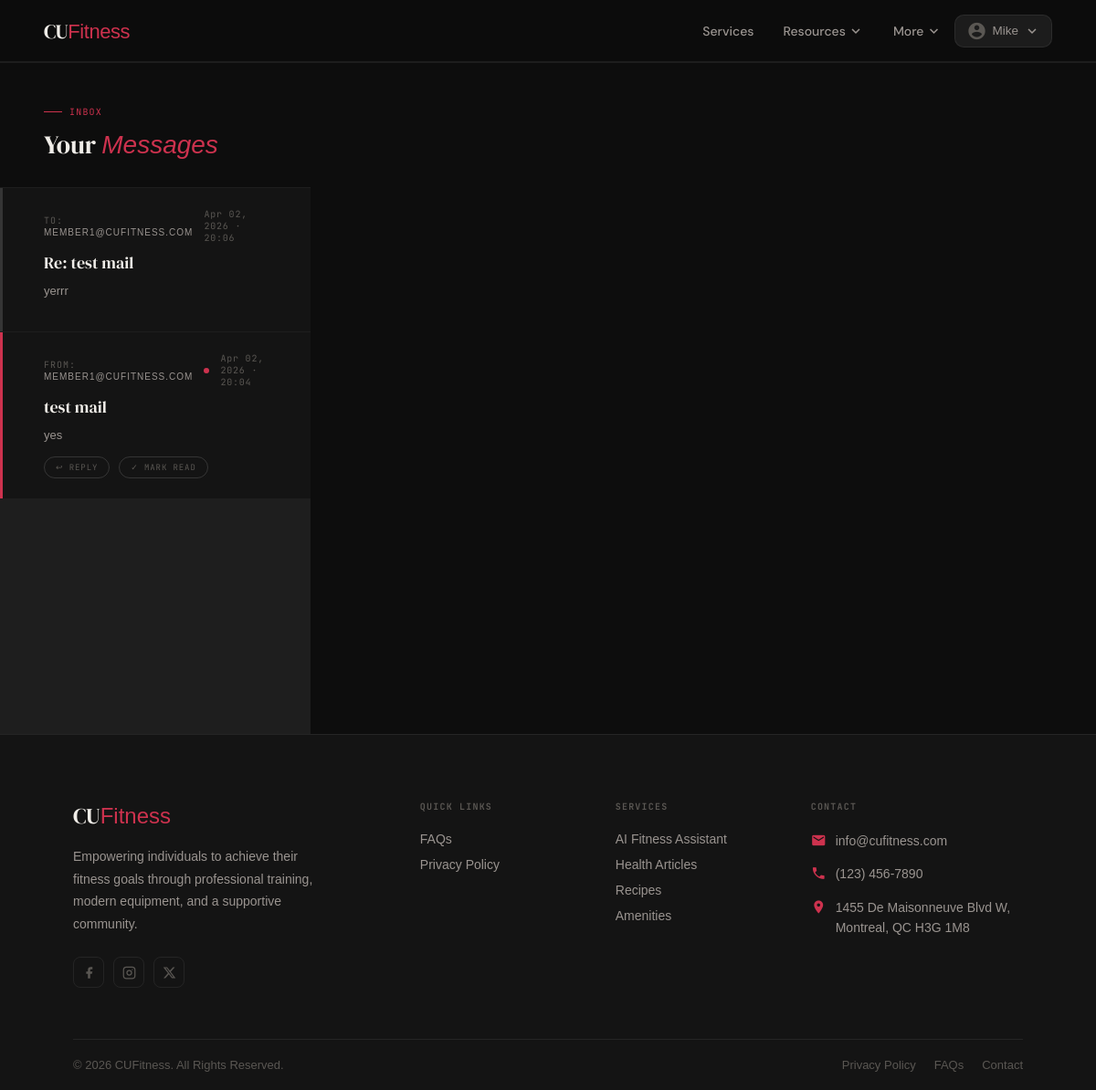
Page /user_inbox/ (signed in) on the earlier database version.
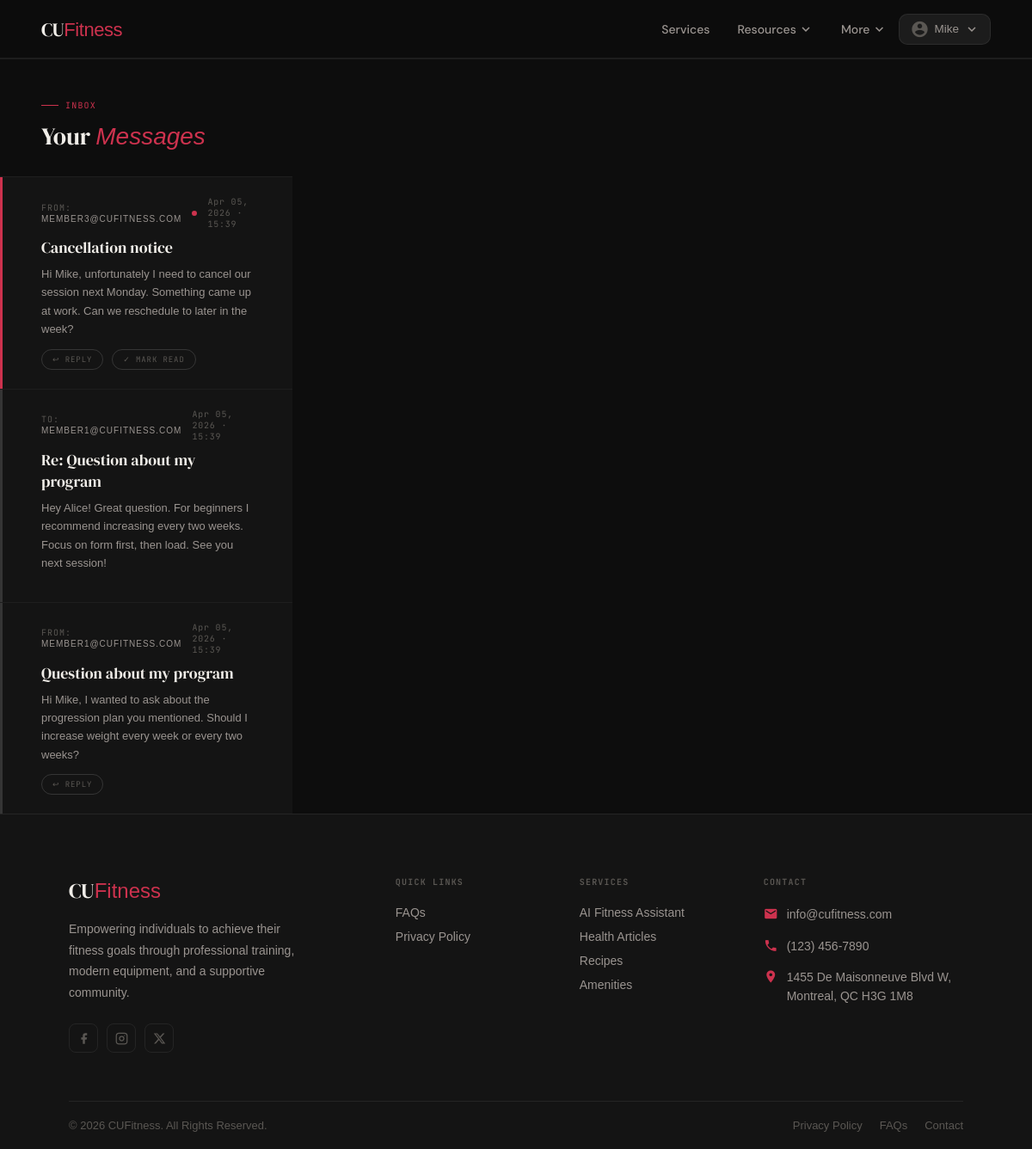
Same page on the later database version.
### CUFitness/models.py (models this page shows, shortened)
class CustomUser(AbstractBaseUser, PermissionsMixin):
    ROLE_CHOICES = [
        ('MEMBER', 'Member'),
        ('COACH', 'Coach'),
        ('STAFF', 'Staff'),
        ('ADMIN', 'Admin'),
    ]
    role = models.CharField(max_length=20, choices=ROLE_CHOICES, default='MEMBER', verbose_name='user role')
    MEMBERSHIP_CHOICES = [
        ("BASIC", "Basic"),
        ("STANDARD", "Standard"),
        ("PLATINUM", "Platinum"),
        ("PER_SESSION", "Per Session"),
    ]
    email = models.EmailField(_("email address"), unique=True)
    first_name = models.CharField(_("first name"), max_length=50, default='')
    last_name = models.CharField(_("last name"), max_length=50, default='')
    membership = models.CharField(_("membership"), max_length=50, choices=MEMBERSHIP_CHOICES, default='BASIC')
    phone_number = models.CharField(max_length=20, default='', help_text='e.g. +1 514 555 0123')
    date_of_birth = models.DateField(null=True,)
    address = models.CharField(max_length=255, default='', blank=True,)
    profile_picture = models.ImageField(upload_to='profile_pictures/', default='defaults/Default_Profile_Picture.jpg',blank=True,)
    REQUEST_STATUS_CHOICES = [
        ('NONE', 'No Request'),
        ('PENDING', 'Pending Approval'),
        ('APPROVED', 'Approved'),
        ('REJECTED', 'Rejected'),
    ]
    coach_request_status = models.CharField(
        max_length=20,
        choices=REQUEST_STATUS_CHOICES,
        default='NONE',
        verbose_name='Coach request status'
    )
    WORKOUT_VISIBILITY_CHOICES = [
        ('PUBLIC', 'Public'),
        ('COACH_ONLY', 'Coach Only'),
    ]
    workout_visibility = models.CharField(
        max_length=20,
        choices=WORKOUT_VISIBILITY_CHOICES,
        default='COACH_ONLY',
        verbose_name='Workout history privacy setting'
    )
    is_staff = models.BooleanField(default=False)   # Staff access
    is_active = models.BooleanField(default=True)   # Account deactivation control
    date_joined = models.DateTimeField(default=timezone.now)
    USERNAME_FIELD = "email"    # Use email as login
    REQUIRED_FIELDS = []    # Safety control for createsuperuser
    objects = CustomUserManager()
    class Meta:
        permissions = [
            ("can_ban_users", "Can ban users"),
            ("can_view_coach_requests", "Can view coach requests"),
            ("can_accept_coach_requests", "Can accept coach requests"),
            ("can_change_user_role", "Can change user role"),
            ("can_view_user_reports", "Can view user reports"),
        ]

class Message(models.Model):
    sender = models.ForeignKey(
        CustomUser,
        on_delete=models.CASCADE,
        related_name='sent_messages'
    )
    recipient = models.ForeignKey(
        CustomUser,
        on_delete=models.CASCADE,
        related_name='received_messages'
    )
    subject = models.CharField(max_length=200)
    body = models.TextField(max_length=3000)
    timestamp = models.DateTimeField(auto_now_add=True)
    is_read = models.BooleanField(default=False)
    class Meta:
        ordering = ['-timestamp']

### CUFitness/views.py (the view)
# urls.py: path('user_inbox/', views.user_inbox, name='user_inbox'),
@login_required(login_url='login')
@user_passes_test(lambda user: is_member(user) or is_coach(user))
def user_inbox(request):
    user = request.user
    message_list = Message.objects.filter(
        Q(sender=user) | Q(recipient=user)
    ).select_related('sender', 'recipient').order_by('-timestamp')
    if is_member(user):
        coaches = CustomUser.objects.filter(role='COACH', is_active=True).order_by('first_name')
        context = {
            'message_list': message_list,
            'coaches': coaches,
            'is_member': True,
        }
    else:
        context = {
            'message_list': message_list,
            'is_member': False,
        }
    return render(request, 'CUFitness/user/user_inbox.html', context)

### CUFitness/views.py (called while the page is built)
def is_member(user):
    return user.is_authenticated and user.role == 'MEMBER'

def is_coach(user):
    return user.is_authenticated and user.role == 'COACH'

### CUFitness/templates/CUFitness/user/user_inbox.html (shortened to what this page needs)
{% extends 'CUFitness/general_website/base.html' %}
{% load static %}
{% block extra_styles %}
<link rel="stylesheet" href="{% static 'user/user_inbox.css' %}">
{% endblock %}
{% block content %}
<div class="inbox-wrap">
  <main class="inbox-main">
    <div class="inbox-main-header">
      <div class="section-label">{{ is_member|yesno:"Conversations,Inbox" }}</div>
      <h2>Your <em>Messages</em></h2>
    </div>
    <div class="messages-list">
      {% for msg in message_list %}
      <div class="message-item {% if not msg.is_read and msg.recipient == user %}unread{% endif %}" id="msg-{{ msg.id }}">
        <div class="message-meta">
          <div class="message-from">
            {% if msg.sender == user %}
              To: <span>{{ msg.recipient.get_full_name|default:msg.recipient.email }}</span>
            {% else %}
              From: <span>{{ msg.sender.get_full_name|default:msg.sender.email }}</span>
            {% endif %}
          </div>
          {% if not msg.is_read and msg.recipient == user %}
            <div class="message-unread-dot"></div>
          {% endif %}
          <div class="message-timestamp">{{ msg.timestamp|date:"M d, Y · H:i" }}</div>
        </div>
        <div class="message-subject">{{ msg.subject }}</div>
        <div class="message-body">{{ msg.body|linebreaksbr|truncatewords:50 }}</div>
        <div class="message-actions">
          {% if not is_member and msg.recipient == user and msg.sender.role == 'MEMBER' %}
            <a href="{% url 'reply_message' msg.id %}" class="action-btn">&#8617; Reply</a>
          {% endif %}
          {% if msg.recipient == user and not msg.is_read %}
            <button class="action-btn mark-read" data-id="{{ msg.id }}">&#10003; Mark Read</button>
          {% endif %}
        </div>
      </div>
      {% empty %}
      <div class="inbox-empty">No messages yet.</div>
      {% endfor %}
    </div>
  </main>
</div>
{% endblock %}

### CUFitness/templates/CUFitness/general_website/base.html (shortened to what this page needs)
{% load static %}
<!DOCTYPE html>
<html lang="en">
<head>
    <link rel="stylesheet" href="{% static 'general_website/base.css' %}">
    <link rel="stylesheet" href="{% static 'general_website/footer.css' %}">
    <link rel="stylesheet" href="{% static 'general_website/navbar.css' %}">
    {% block extra_styles %}{% endblock %}
</head>
<body>
<header class="nav-header" id="nav-header">
  <a href="{% url 'home' %}" class="nav-logo">CU<span>Fitness</span></a>
  <nav class="nav-links">
    <a href="{% url 'services' %}" class="nav-link">Services</a>
    <div class="nav-dropdown">
      <button class="nav-link nav-drop-btn">
        Resources
        <span class="material-icons nav-chevron">expand_more</span>
      </button>
    </div>
    <div class="nav-dropdown">
      <button class="nav-link nav-drop-btn">
        More
        <span class="material-icons nav-chevron">expand_more</span>
      </button>
    </div>
  </nav>
  <div class="nav-account">
    {% if user.is_authenticated %}
      <div class="nav-dropdown">
        <button class="nav-account-btn">
          <span class="material-icons">account_circle</span>
          <span class="nav-account-name">{{ user.first_name|default:user.email }}</span>
          <span class="material-icons nav-chevron">expand_more</span>
        </button>
      </div>
    {% endif %}
  </div>
</header>
{% block content %}{% endblock %}
{% include 'CUFitness/general_website/footer.html' %}
</body>
</html>

### CUFitness/templates/CUFitness/general_website/footer.html
<footer class="site-footer">
  <div class="footer-inner">
    <div class="footer-brand">
      <a href="/CUFitness/static" class="footer-logo">CU<span>Fitness</span></a>
      <p>Empowering individuals to achieve their fitness goals through professional training, modern equipment, and a supportive community.</p>
      <div class="footer-social">
        <a href="#" aria-label="Facebook">
          <svg viewBox="0 0 24 24" fill="currentColor"><path d="M18 2h-3a5 5 0 0 0-5 5v3H7v4h3v8h4v-8h3l1-4h-4V7a1 1 0 0 1 1-1h3z"/></svg>
        </a>
        <a href="#" aria-label="Instagram">
          <svg viewBox="0 0 24 24" fill="none" stroke="currentColor" stroke-width="2"><rect x="2" y="2" width="20" height="20" rx="5" ry="5"/><circle cx="12" cy="12" r="4"/><circle cx="17.5" cy="6.5" r="1" fill="currentColor" stroke="none"/></svg>
        </a>
        <a href="#" aria-label="Twitter / X">
          <svg viewBox="0 0 24 24" fill="currentColor"><path d="M18.244 2.25h3.308l-7.227 8.26 8.502 11.24H16.17l-5.214-6.817L4.99 21.75H1.68l7.73-8.835L1.254 2.25H8.08l4.713 6.231zm-1.161 17.52h1.833L7.084 4.126H5.117z"/></svg>
        </a>
      </div>
    </div>
    <div class="footer-col">
      <h4>Quick Links</h4>
      <ul>
        <li><a href="{% url 'faq' %}">FAQs</a></li>
        <li><a href="{% url 'privacy_policy' %}">Privacy Policy</a></li>
      </ul>
    </div>
    <div class="footer-col">
      <h4>Services</h4>
      <ul>
        <li><a href="{% url 'chatbot' %}">AI Fitness Assistant</a></li>
        <li><a href="{% url 'user_articles' %}">Health Articles</a></li>
        <li><a href="{% url 'user_recipes' %}">Recipes</a></li>
        <li><a href="{% url 'amenities' %}">Amenities</a></li>
      </ul>
    </div>
    <div class="footer-col">
      <h4>Contact</h4>
      <ul class="footer-contact">
        <li>
          <span class="material-icons">mail</span>
          info@cufitness.com
        </li>
        <li>
          <span class="material-icons">phone</span>
          (123) 456-7890
        </li>
        <li>
          <span class="material-icons">location_on</span>
          1455 De Maisonneuve Blvd W,<br>Montreal, QC H3G 1M8
        </li>
      </ul>
    </div>
  </div>
  <div class="footer-bottom">
    <span>© 2026 CUFitness. All Rights Reserved.</span>
    <div class="footer-bottom-links">
      <a href="{% url 'privacy_policy' %}">Privacy Policy</a>
      <a href="{% url 'faq' %}">FAQs</a>
      <a href="{% url 'contact_us' %}">Contact</a>
    </div>
  </div>
</footer>

### CUFitness/static/general_website/base.css (style rules this page uses)
* { margin: 0; padding: 0; box-sizing: border-box; font-family: 'Poppins', sans-serif; }
body { background-color: #111; color: #fff; }
header { background: rgba(10, 10, 10, 1); padding: 20px 2%; display: flex; justify-content: space-between; align-items: center; }
nav a { background: rgba(10, 10, 10, 0.8); color: #fff; text-decoration: none; margin-left: 25px; font-weight: 500; font-size: 20px; transition: 0.2s; display: inline-block; vertical-align: middle; }

### CUFitness/static/general_website/footer.css (style rules this page uses)
.site-footer { background: var(--surface-1, #141414); border-top: 1px solid var(--border, rgba(255,255,255,0.07)); color: var(--text-secondary, #9a9490); font-family: 'DM Sans', sans-serif; padding: 72px 80px 0; }
.footer-inner { display: grid; grid-template-columns: 2fr 1fr 1fr 1.4fr; gap: 48px; padding-bottom: 56px; border-bottom: 1px solid var(--border, rgba(255,255,255,0.07)); }
.footer-brand p { font-size: 14px; line-height: 1.75; margin: 0 0 24px; max-width: 280px; }
.footer-logo { display: inline-block; font-family: 'DM Serif Display', serif; font-size: 24px; font-weight: 400; color: var(--text-primary, #f0ede8); text-decoration: none; margin-bottom: 16px; }
.footer-logo span { color: var(--cu-red, hsl(349,61%,50%)); }
.footer-social { display: flex; gap: 10px; }
.footer-social a { display: flex; align-items: center; justify-content: center; width: 34px; height: 34px; border-radius: 8px; border: 1px solid var(--border, rgba(255,255,255,0.07)); color: var(--text-muted, #5a5753); text-decoration: none; transition: border-color 0.2s, color 0.2s; }
.footer-social a svg { width: 15px; height: 15px; }
.footer-col h4 { font-family: 'JetBrains Mono', monospace; font-size: 10px; letter-spacing: 0.12em; text-transform: uppercase; color: var(--text-muted, #5a5753); margin-bottom: 20px; }
.footer-col ul { list-style: none; margin: 0; padding: 0; display: flex; flex-direction: column; gap: 10px; }
.footer-col ul li a { font-size: 14px; color: var(--text-secondary, #9a9490); text-decoration: none; transition: color 0.2s; }
.footer-contact { gap: 14px !important; }
.footer-contact li { display: flex; align-items: flex-start; gap: 10px; font-size: 14px; line-height: 1.6; }
.footer-contact .material-icons { font-size: 17px; color: var(--cu-red, hsl(349,61%,50%)); margin-top: 2px; flex-shrink: 0; }
.footer-bottom { display: flex; align-items: center; justify-content: space-between; padding: 20px 0; font-size: 13px; color: var(--text-muted, #5a5753); flex-wrap: wrap; gap: 12px; }
.footer-bottom-links { display: flex; gap: 20px; }
.footer-bottom-links a { color: var(--text-muted, #5a5753); text-decoration: none; font-size: 13px; transition: color 0.2s; }

Differences in the rows shown:
added Message: sender.get_full_name "MEMBER3@CUFITNESS.COM", is_read False (drawn), timestamp "Apr 05, 2026 · 15:39", subject "Cancellation notice", body "Hi Mike, unfortunately I need to cancel our session next Monday. Something came up at work. Can we reschedule to later in the week?", shows "↩ REPLY"
changed Message: timestamp "Apr 02, 2026 · 20:06" → "Apr 05, 2026 · 15:39"; subject "Re: test mail" → "Re: Question about my program"; body "yerrr" → "Hey Alice! Great question. For beginners I recommend increasing every two weeks. Focus on form first, then load. See you next session!"
changed Message: timestamp "Apr 02, 2026 · 20:04" → "Apr 05, 2026 · 15:39"; subject "test mail" → "Question about my program"; body "yes" → "Hi Mike, I wanted to ask about the progression plan you mentioned. Should I increase weight every week or every two weeks?"; no longer shows "✓ MARK READ"
